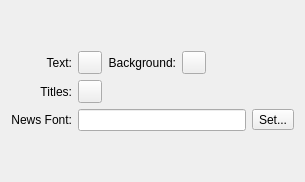
         <widget class="QWidget" name="fTabUiNews" >
          <attribute name="title" >
           <string>News</string>
          </attribute>
          <layout class="QVBoxLayout" >
           <item>
            <spacer>
             <property name="orientation" >
              <enum>Qt::Vertical</enum>
             </property>
             <property name="sizeHint" >
              <size>
               <width>20</width>
               <height>40</height>
              </size>
             </property>
            </spacer>
           </item>
           <item>
            <layout class="QGridLayout" >
             <item row="0" column="0" >
              <widget class="QLabel" name="label_22" >
               <property name="text" >
                <string>Text:</string>
               </property>
               <property name="alignment" >
                <set>Qt::AlignRight|Qt::AlignTrailing|Qt::AlignVCenter</set>
               </property>
              </widget>
             </item>
             <item row="1" column="0" >
              <widget class="QLabel" name="label_24" >
               <property name="text" >
                <string>Titles:</string>
               </property>
               <property name="alignment" >
                <set>Qt::AlignRight|Qt::AlignTrailing|Qt::AlignVCenter</set>
               </property>
              </widget>
             </item>
             <item row="2" column="0" >
              <widget class="QLabel" name="label_25" >
               <property name="text" >
                <string>News Font:</string>
               </property>
               <property name="alignment" >
                <set>Qt::AlignRight|Qt::AlignTrailing|Qt::AlignVCenter</set>
               </property>
              </widget>
             </item>
             <item row="0" column="1" >
              <layout class="QHBoxLayout" >
               <item>
                <widget class="WidgetColorButton" name="fBtnIfNewsText" >
                 <property name="text" >
                  <string/>
                 </property>
                </widget>
               </item>
               <item>
                <widget class="QLabel" name="label_23" >
                 <property name="text" >
                  <string>Background:</string>
                 </property>
                 <property name="alignment" >
                  <set>Qt::AlignRight|Qt::AlignTrailing|Qt::AlignVCenter</set>
                 </property>
                </widget>
               </item>
               <item>
                <widget class="WidgetColorButton" name="fBtnIfNewsBack" >
                 <property name="text" >
                  <string/>
                 </property>
                </widget>
               </item>
               <item>
                <spacer>
                 <property name="orientation" >
                  <enum>Qt::Horizontal</enum>
                 </property>
                 <property name="sizeHint" >
                  <size>
                   <width>40</width>
                   <height>20</height>
                  </size>
                 </property>
                </spacer>
               </item>
              </layout>
             </item>
             <item row="1" column="1" >
              <layout class="QHBoxLayout" >
               <item>
                <widget class="WidgetColorButton" name="fBtnIfNewsTitles" >
                 <property name="text" >
                  <string/>
                 </property>
                </widget>
               </item>
               <item>
                <spacer>
                 <property name="orientation" >
                  <enum>Qt::Horizontal</enum>
                 </property>
                 <property name="sizeHint" >
                  <size>
                   <width>40</width>
                   <height>20</height>
                  </size>
                 </property>
                </spacer>
               </item>
              </layout>
             </item>
             <item row="2" column="1" >
              <widget class="QLineEdit" name="fIfNewsFont" />
             </item>
             <item row="2" column="2" >
              <widget class="QToolButton" name="fBtnIfNewsFont" >
               <property name="text" >
                <string>Set...</string>
               </property>
              </widget>
             </item>
            </layout>
           </item>
           <item>
            <spacer>
             <property name="orientation" >
              <enum>Qt::Vertical</enum>
             </property>
             <property name="sizeHint" >
              <size>
               <width>20</width>
               <height>40</height>
              </size>
             </property>
            </spacer>
           </item>
          </layout>
         </widget>
